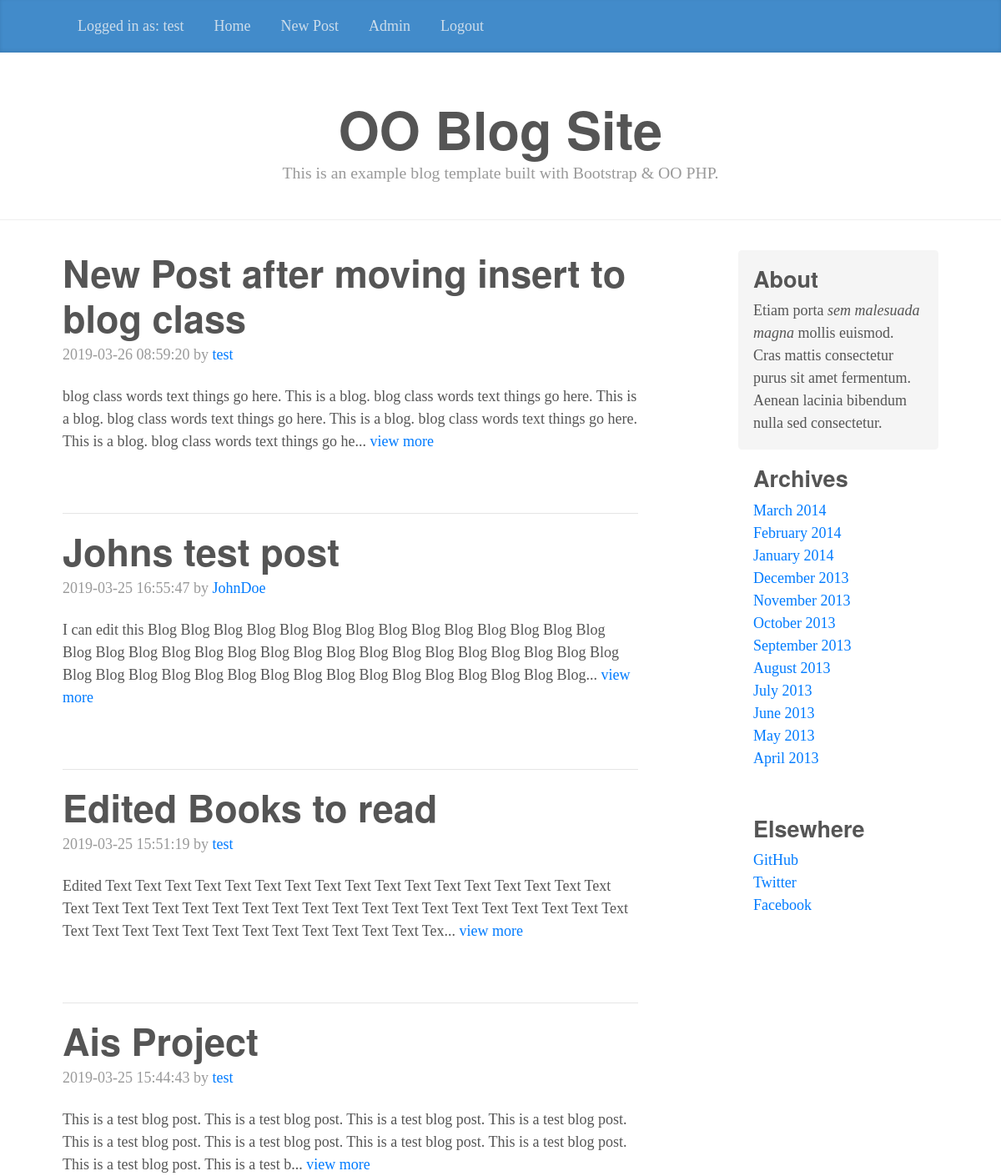
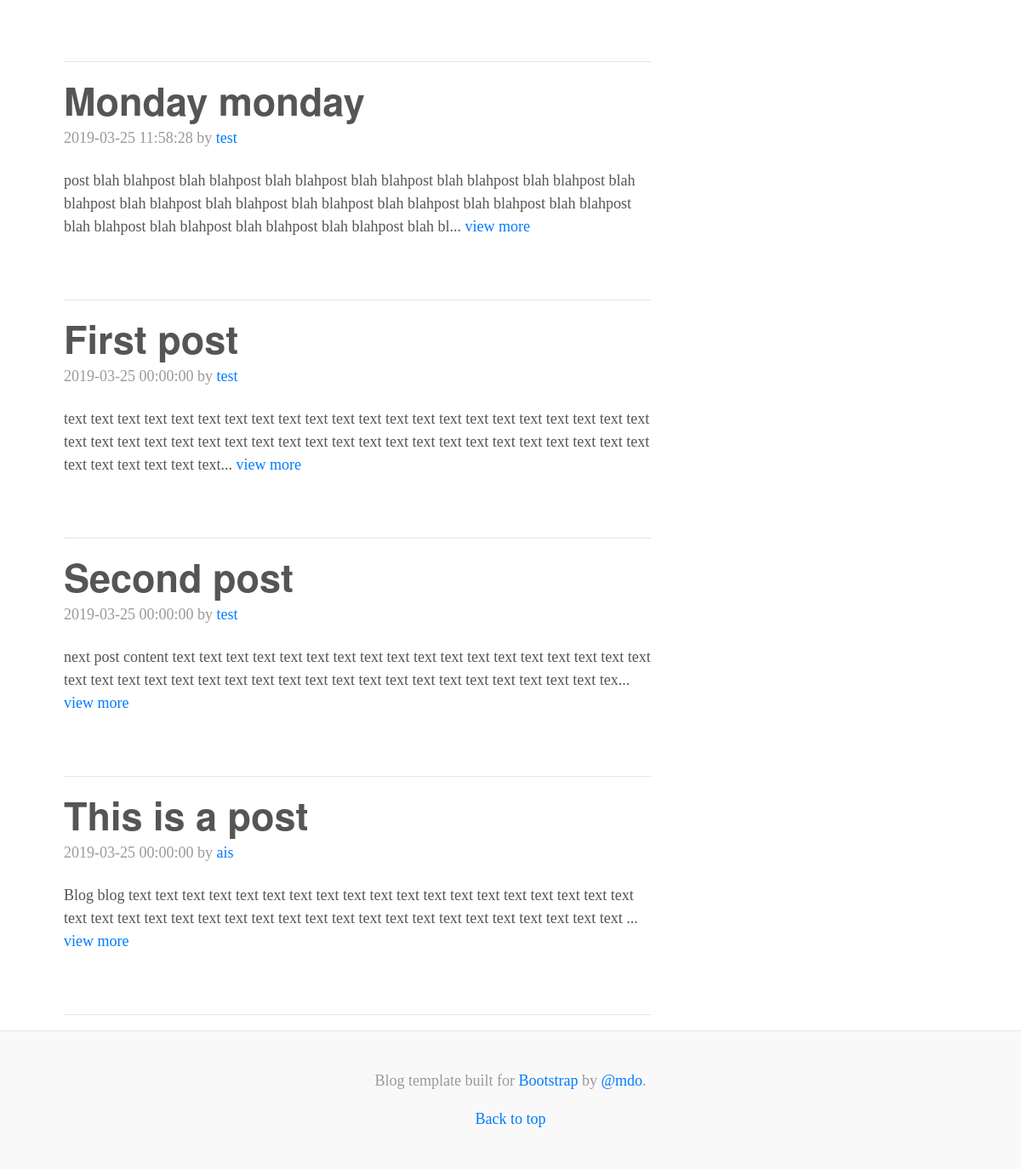
Screenshot of /home.php (signed in) with the database file from the repository (2 pictures, top to bottom).
### tables this page shows
CREATE TABLE IF NOT EXISTS `users` (
  `user_id` int(11) NOT NULL AUTO_INCREMENT,
  `username` varchar(25) NOT NULL,
  `email` varchar(255) NOT NULL,
  `password` varchar(255) NOT NULL,
  PRIMARY KEY (`user_id`)
);

CREATE TABLE IF NOT EXISTS `blog_posts` (
  `blog_post_id` int(11) NOT NULL AUTO_INCREMENT,
  `title` varchar(100) NOT NULL,
  `blog_post` text NOT NULL,
  `submitted_on` timestamp NULL DEFAULT NULL,
  `user_id` int(20) NOT NULL,
  PRIMARY KEY (`blog_post_id`),
  KEY `FK_USER_TABLE_USER_ID` (`user_id`),
  CONSTRAINT `FK_USER_TABLE_USER_ID` FOREIGN KEY (`user_id`) REFERENCES `users` (`user_id`)
);

### includes/config.php (called while the page is built, shortened)
<?php
include('classes/user.php');
include('classes/blog.php');
$db = new PDO("mysql:host=".DBHOST.";port=3306;dbname=".DBNAME, DBUSER, DBPASS);
$db->setAttribute(PDO::ATTR_ERRMODE, PDO::ERRMODE_EXCEPTION);
$user = new User($db);
$blog = new Blog($db);
?>

### classes/user.php (called while the page is built, shortened)
<?php
class User extends PasswordChecks{
	public $username;
	public function __construct($db){
		$this->_db = $db;
	}
	public function getUserById($userId) {
		try {
			$stmt = $this->_db->prepare('SELECT user_id, username, password FROM users WHERE user_id = :userId');
			$stmt->execute(array('userId' => $userId));
			$results = $stmt->fetch();
			$this->username = $results['username'];
			return $results;
		} catch(PDOException $e) {
			echo $e->getMessage();
		}
	}
	public function getUsername() {
		return $this->username;
	}
}
?>

### classes/blog.php (called while the page is built, shortened)
<?php
class Blog {
    function __construct($db){
        $this->_db = $db;
    }
    public function getAllBlogPosts(){
        try {
            $stmt = $this->_db->prepare('SELECT blogPost.*, user.username AS blog_author
                                            FROM `blog_posts` AS blogPost
                                            LEFT JOIN `users` AS user
                                            ON blogPost.user_id = user.user_id
                                            ORDER BY blogPost.submitted_on DESC;');
            $stmt->execute();
            return $stmt->fetchAll(PDO::FETCH_ASSOC);
        } catch(PDOException $e) {
            echo $e->getMessage();
        }
    }
}

### home.php (the view)
<?php
include('includes/config.php');
require_once('classes/user.php');
$blogPosts = $blog->getAllBlogPosts();
include('includes/siteheader.php');
?>
<div class="container">
    <div class="row">
        <div class="col-sm-8 blog-main">
            <?php foreach ($blogPosts as $blogPost): ?>
                <div class="blog-post">
                    <h2 class="blog-post-title"><?=$blogPost['title']; ?></h2>
                    <p class="blog-post-meta"><?=$blogPost['submitted_on']; ?> by <a href="blogpostsforuser.php?id=<?php echo $blogPost['user_id'] ?>"><?= $blogPost['blog_author'] ?></a></p>
                    <?= strlen($blogPost['blog_post']) > 50 ? substr($blogPost['blog_post'],0,250)."..." : $blogPost['blog_post']; ?>
                    <a href="viewblogpost.php?id=<?php echo $blogPost['blog_post_id'] ?>">view more</a>
                </div>
                <hr>
            <?php endforeach; ?>
        </div>
<?php include('includes/sidebar.php'); ?>
    </div>
</div>
<?php include('includes/footer.php');?>

### includes/menu.php
<div class="navigation">
<div class="blog-masthead">
    <div class="container">
        <nav class="nav blog-nav">
            <a class="nav-link" href="#">Logged in as: <?= $user->getUsername();?></a>
            <a class="nav-link" href="home.php">Home</a>
            <a class="nav-link" href="newpost.php">New Post</a>
            <a class="nav-link" href="admin.php">Admin</a>
            <a class="nav-link" href="logout.php">Logout</a>
        </nav>
    </div>
</div>
</div>

### css/blog.css (style rules this page uses)
@media (min-width: 48em) { html { font-size: 18px; } }
body { font-family: Georgia, "Times New Roman", Times, serif; color: #555; }
h1, .h1, h2, .h2, h3, .h3, h4, .h4, h5, .h5, h6, .h6 { font-family: "Helvetica Neue", Helvetica, Arial, sans-serif; font-weight: bold; }
.container { max-width: 60rem; }
.blog-masthead { margin-bottom: 3rem; background-color: #428bca; -webkit-box-shadow: inset 0 -.1rem .25rem rgba(0,0,0,.1); box-shadow: inset 0 -.1rem .25rem rgba(0,0,0,.1); }
.nav-link { position: relative; padding: 1rem; font-weight: 500; color: #cdddeb; }
.blog-post { margin-bottom: 4rem; }
.blog-post-title { margin-bottom: .25rem; font-size: 2.5rem; }
.blog-post-meta { margin-bottom: 1.25rem; color: #999; }

### rows the page displays
users: username "test"
blog_posts: title "New Post after moving insert to blog class", submitted_on "2019-03-26 08:59:20", user.username "test", blog_post "blog class words text things go here. This is a blog. blog class words text things go here. This is a blog. blog class words text things go here. This is a blog. blog class words text things go here. This is a blog. blog class words text things go he"
blog_posts: title "Johns test post", submitted_on "2019-03-25 16:55:47", user.username "JohnDoe", blog_post "I can edit this Blog Blog Blog Blog Blog Blog Blog Blog Blog Blog Blog Blog Blog Blog Blog Blog Blog Blog Blog Blog Blog Blog Blog Blog Blog Blog Blog Blog Blog Blog Blog Blog Blog Blog Blog Blog Blog Blog Blog Blog Blog Blog Blog Blog Blog Blog Blog"
blog_posts: title "Edited Books to read", submitted_on "2019-03-25 15:51:19", user.username "test", blog_post "Edited Text Text Text Text Text Text Text Text Text Text Text Text Text Text Text Text Text Text Text Text Text Text Text Text Text Text Text Text Text Text Text Text Text Text Text Text Text Text Text Text Text Text Text Text Text Text Text Text Tex"
blog_posts: title "Ais Project", submitted_on "2019-03-25 15:44:43", user.username "test", blog_post "This is a test blog post. This is a test blog post. This is a test blog post. This is a test blog post. This is a test blog post. This is a test blog post. This is a test blog post. This is a test blog post. This is a test blog post. This is a test b"
blog_posts: title "Monday monday", submitted_on "2019-03-25 11:58:28", user.username "test", blog_post "post blah blahpost blah blahpost blah blahpost blah blahpost blah blahpost blah blahpost blah blahpost blah blahpost blah blahpost blah blahpost blah blahpost blah blahpost blah blahpost blah blahpost blah blahpost blah blahpost blah blahpost blah bl"
blog_posts: title "First post", submitted_on "2019-03-25 00:00:00", user.username "test", blog_post "text text text text text text text text text text text text text text text text text text text text text text text text text text text text text text text text text text text text text text text text text text text text text text text text text text"
blog_posts: title "Second post", submitted_on "2019-03-25 00:00:00", user.username "test", blog_post "next post content text text text text text text text text text text text text text text text text text text text text text text text text text text text text text text text text text text text text text text tex"
blog_posts: title "This is a post", submitted_on "2019-03-25 00:00:00", user.username "ais", blog_post "Blog blog text text text text text text text text text text text text text text text text text text text text text text text text text text text text text text text text text text text text text text text text"
